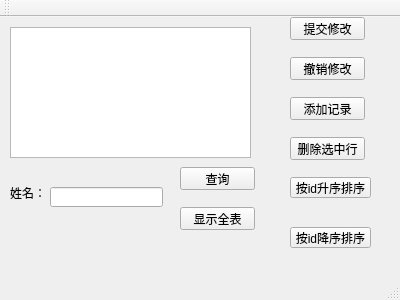
<?xml version="1.0" encoding="UTF-8"?>
<ui version="4.0">
 <class>MainWindow</class>
 <widget class="QMainWindow" name="MainWindow">
  <property name="geometry">
   <rect>
    <x>0</x>
    <y>0</y>
    <width>400</width>
    <height>300</height>
   </rect>
  </property>
  <property name="windowTitle">
   <string>MainWindow</string>
  </property>
  <widget class="QWidget" name="centralWidget">
   <widget class="QPushButton" name="pushButton">
    <property name="geometry">
     <rect>
      <x>290</x>
      <y>0</y>
      <width>75</width>
      <height>23</height>
     </rect>
    </property>
    <property name="text">
     <string>提交修改</string>
    </property>
   </widget>
   <widget class="QPushButton" name="pushButton_2">
    <property name="geometry">
     <rect>
      <x>290</x>
      <y>40</y>
      <width>75</width>
      <height>23</height>
     </rect>
    </property>
    <property name="text">
     <string>撤销修改</string>
    </property>
   </widget>
   <widget class="QPushButton" name="pushButton_3">
    <property name="geometry">
     <rect>
      <x>290</x>
      <y>80</y>
      <width>75</width>
      <height>23</height>
     </rect>
    </property>
    <property name="text">
     <string>添加记录</string>
    </property>
   </widget>
   <widget class="QPushButton" name="pushButton_4">
    <property name="geometry">
     <rect>
      <x>290</x>
      <y>120</y>
      <width>75</width>
      <height>23</height>
     </rect>
    </property>
    <property name="text">
     <string>删除选中行</string>
    </property>
   </widget>
   <widget class="QPushButton" name="pushButton_5">
    <property name="geometry">
     <rect>
      <x>290</x>
      <y>160</y>
      <width>81</width>
      <height>21</height>
     </rect>
    </property>
    <property name="text">
     <string>按id升序排序</string>
    </property>
   </widget>
   <widget class="QPushButton" name="pushButton_6">
    <property name="geometry">
     <rect>
      <x>290</x>
      <y>210</y>
      <width>81</width>
      <height>21</height>
     </rect>
    </property>
    <property name="text">
     <string>按id降序排序</string>
    </property>
   </widget>
   <widget class="QLineEdit" name="lineEdit">
    <property name="geometry">
     <rect>
      <x>50</x>
      <y>170</y>
      <width>113</width>
      <height>20</height>
     </rect>
    </property>
   </widget>
   <widget class="QLabel" name="label">
    <property name="geometry">
     <rect>
      <x>10</x>
      <y>170</y>
      <width>54</width>
      <height>12</height>
     </rect>
    </property>
    <property name="text">
     <string>姓名：</string>
    </property>
   </widget>
   <widget class="QPushButton" name="pushButton_7">
    <property name="geometry">
     <rect>
      <x>180</x>
      <y>150</y>
      <width>75</width>
      <height>23</height>
     </rect>
    </property>
    <property name="text">
     <string>查询</string>
    </property>
   </widget>
   <widget class="QPushButton" name="pushButton_8">
    <property name="geometry">
     <rect>
      <x>180</x>
      <y>190</y>
      <width>75</width>
      <height>23</height>
     </rect>
    </property>
    <property name="text">
     <string>显示全表</string>
    </property>
   </widget>
   <widget class="QTableView" name="tableView">
    <property name="geometry">
     <rect>
      <x>10</x>
      <y>10</y>
      <width>241</width>
      <height>131</height>
     </rect>
    </property>
   </widget>
  </widget>
  <widget class="QMenuBar" name="menuBar">
   <property name="geometry">
    <rect>
     <x>0</x>
     <y>0</y>
     <width>400</width>
     <height>23</height>
    </rect>
   </property>
  </widget>
  <widget class="QToolBar" name="mainToolBar">
   <attribute name="toolBarArea">
    <enum>TopToolBarArea</enum>
   </attribute>
   <attribute name="toolBarBreak">
    <bool>false</bool>
   </attribute>
  </widget>
  <widget class="QStatusBar" name="statusBar"/>
 </widget>
 <layoutdefault spacing="6" margin="11"/>
 <resources/>
 <connections/>
</ui>
